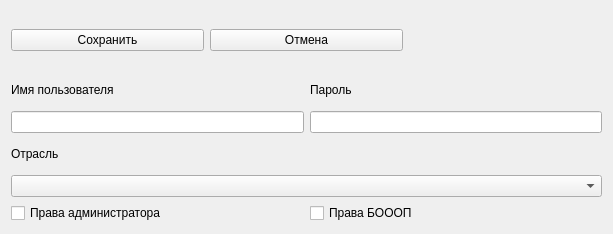
<?xml version="1.0" encoding="UTF-8"?>
<ui version="4.0">
 <class>AddUserForm</class>
 <widget class="QWidget" name="AddUserForm">
  <property name="windowModality">
   <enum>Qt::WindowModal</enum>
  </property>
  <property name="geometry">
   <rect>
    <x>0</x>
    <y>0</y>
    <width>613</width>
    <height>234</height>
   </rect>
  </property>
  <property name="minimumSize">
   <size>
    <width>613</width>
    <height>234</height>
   </size>
  </property>
  <property name="windowTitle">
   <string>Form</string>
  </property>
  <layout class="QVBoxLayout" name="verticalLayout_2">
   <item>
    <layout class="QHBoxLayout" name="horizontalLayout">
     <item>
      <widget class="QPushButton" name="btnSave">
       <property name="text">
        <string>Сохранить</string>
       </property>
      </widget>
     </item>
     <item>
      <widget class="QPushButton" name="btnCancel">
       <property name="text">
        <string>Отмена</string>
       </property>
      </widget>
     </item>
     <item>
      <widget class="QLabel" name="label_4">
       <property name="text">
        <string/>
       </property>
      </widget>
     </item>
    </layout>
   </item>
   <item>
    <layout class="QGridLayout" name="gridLayout">
     <item row="0" column="0">
      <widget class="QLabel" name="label">
       <property name="text">
        <string>Имя пользователя</string>
       </property>
      </widget>
     </item>
     <item row="0" column="1">
      <widget class="QLabel" name="label_2">
       <property name="text">
        <string>Пароль</string>
       </property>
      </widget>
     </item>
     <item row="1" column="0">
      <widget class="QLineEdit" name="leUserName"/>
     </item>
     <item row="1" column="1">
      <widget class="QLineEdit" name="lePassword"/>
     </item>
    </layout>
   </item>
   <item>
    <layout class="QVBoxLayout" name="verticalLayout">
     <item>
      <widget class="QLabel" name="label_3">
       <property name="text">
        <string>Отрасль</string>
       </property>
      </widget>
     </item>
     <item>
      <widget class="QComboBox" name="cboOtrasl"/>
     </item>
    </layout>
   </item>
   <item>
    <layout class="QHBoxLayout" name="horizontalLayout_2">
     <property name="sizeConstraint">
      <enum>QLayout::SetDefaultConstraint</enum>
     </property>
     <item>
      <widget class="QCheckBox" name="cbIsAdmin">
       <property name="text">
        <string>Права администратора</string>
       </property>
      </widget>
     </item>
     <item>
      <widget class="QCheckBox" name="cbIsBOOOP">
       <property name="text">
        <string>Права БОООП</string>
       </property>
      </widget>
     </item>
    </layout>
   </item>
  </layout>
 </widget>
 <resources/>
 <connections/>
</ui>
